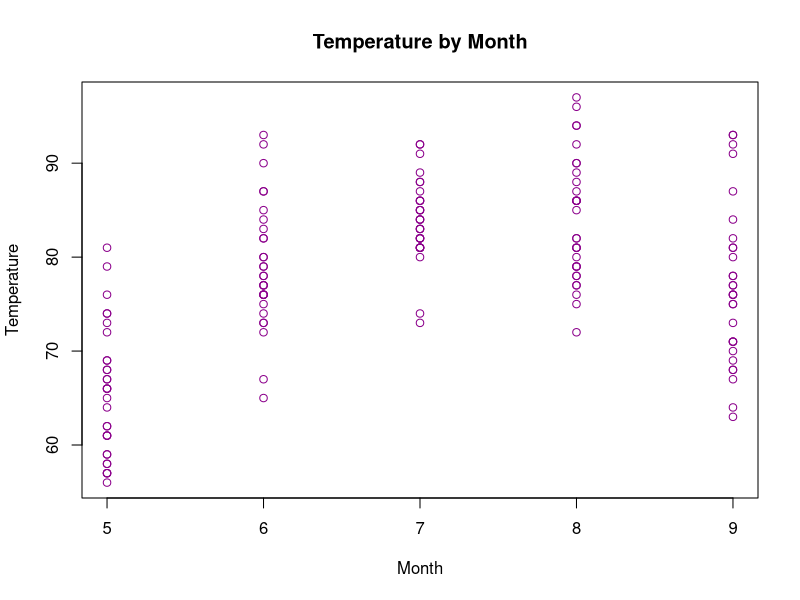
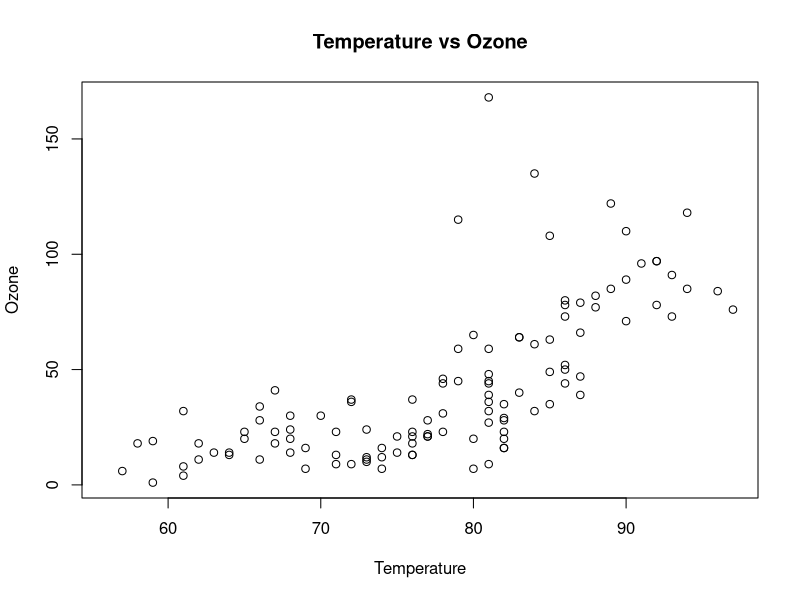
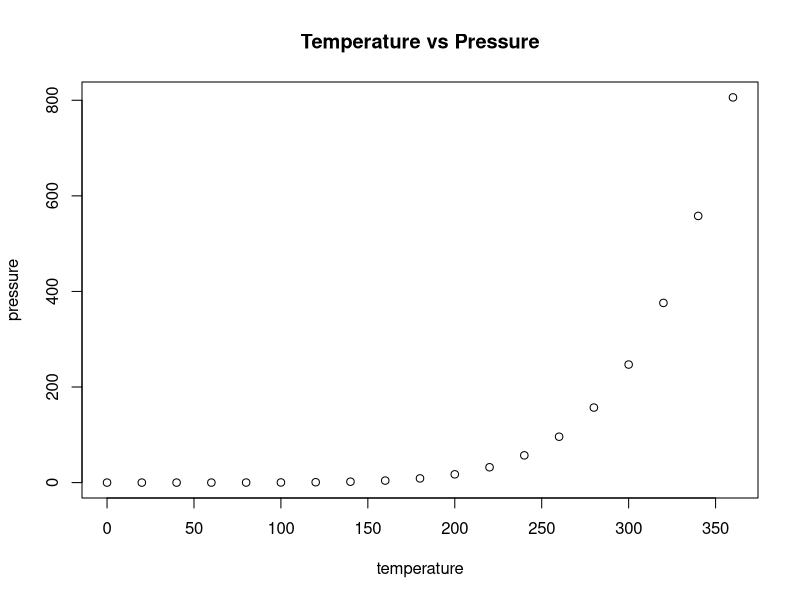
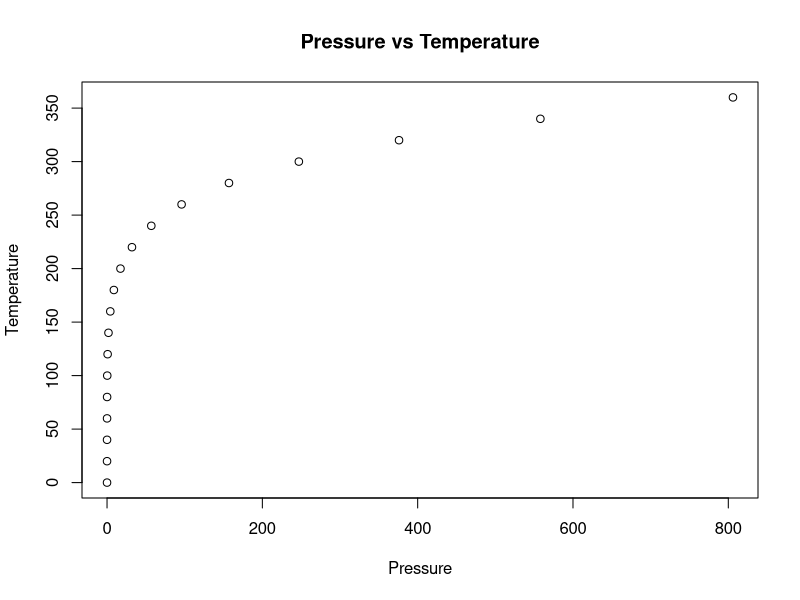

R code for these plots, in order:
## ---- chunk 1
knitr::opts_chunk$set(echo = TRUE)
## ---- chunk 2
str(airquality)
plot(x=airquality$Month, y=airquality$Temp, xlab="Month", ylab="Temperature", main = "Temperature by Month", col="darkmagenta")
plot(x=airquality$Temp, y=airquality$Ozone, xlab="Temperature", ylab="Ozone", main = "Temperature vs Ozone")
## ---- chunk 3
summary(pressure)
plot(pressure, main = "Temperature vs Pressure")
x <- pressure$temperature
y <- pressure$pressure
plot(y,x, xlab = "Pressure", ylab = "Temperature", main = "Pressure vs Temperature")
